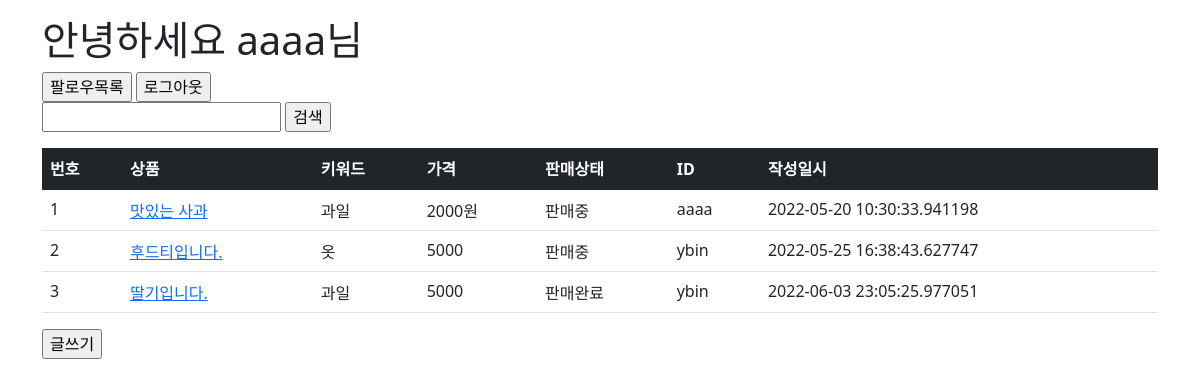
Page / (signed in) on the committed database.
### main.py (models this page shows, shortened)
class products(db.Model):
    id = db.Column(db.Integer, primary_key = True, unique = True, autoincrement = True)
    p_id = db.Column(db.String(20))
    p_info = db.Column(db.String(500))
    p_key = db.Column(db.String(20))
    p_time = db.Column(db.String(100))
    p_img = db.Column(db.String(500))
    p_sold = db.Column(db.String(20))
    p_price = db.Column(db.String(50))

### main.py (the view)
@app.route('/', methods = ['POST', 'GET'])
def first_page():
    return render_template("first_page.html", product_list = products.query.all())

### templates/first_page.html (shortened to what this page needs)
<html>
    <head>
        <link rel="stylesheet" href="{{url_for('static', filename='bootstrap.min.css')}}">
    </head>
    <body>
        <div class="container my-3">
            {%if session['id']%}
                <h1>안녕하세요 {{session['id']}}님</h1>
                <input type = "button" value = "팔로우목록" onClick = "location.href='/follower_page'">
                <input type = "button" value = "로그아웃" onClick = "location.href='/logout'">
            {%else%}
                <h1>로그인을 해주세요</h1>
                <input type = "button" value = "로그인" onClick = "location.href='/login'">
            {%endif%}
            <div>
            <form action = "search_key" method = "post">
                <input type = "text" name = "key">
                <input type = "submit" value = "검색">
            </form>
            </div>
            <table class="table">
                <thead>
                <tr class="table-dark">
                    <th>번호</th>
                    <th>상품</th>
                    <th>키워드</th>
                    <th>가격</th>
                    <th>판매상태</th>
                    <th>ID</th>
                    <th>작성일시</th>
                </thead>
                <tbody>
                {%if product_list%}
                {%for products in product_list%}
                <tr>
                    <td>{{loop.index}}</td>
                    <td><a href="{{url_for('product_page', input_id = products.id)}}">{{products.p_info}}</a></td>
                    <td>{{products.p_key}}</td>
                    <td>{{products.p_price}}</td>
                    <td>{{products.p_sold}}</td>
                    <td>{{products.p_id}}</td>
                    <td>{{products.p_time}}</td>
                </tr>
                {%endfor%}
                {%else%}
                <tr>
                    <td colspan="7">상품이 없습니다</td>
                </tr>
                {%endif%}
                </tbody>
            </table>
            <div>
                <input type = "button" name = "write" value = "글쓰기" onClick = "location.href='/write'">
            </div>
    </body>
</html>

### rows in the picture
products: id "aaaa", p_info "맛있는 사과", p_key "과일", p_price "2000원", p_sold "판매중", p_id "aaaa", p_time "2022-05-20 10:30:33.941198"
products: p_info "후드티입니다.", p_key "옷", p_price "5000", p_sold "판매중", p_id "ybin", p_time "2022-05-25 16:38:43.627747"
products: p_info "딸기입니다.", p_key "과일", p_price "5000", p_sold "판매완료", p_id "ybin", p_time "2022-06-03 23:05:25.977051"
